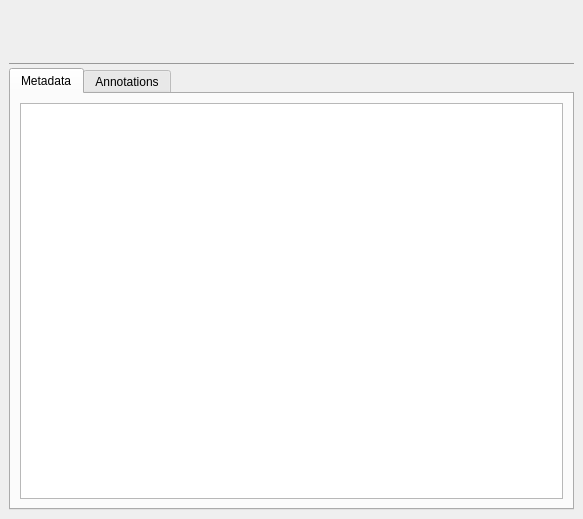
<?xml version="1.0" encoding="UTF-8"?>
<ui version="4.0">
 <class>InspectionItemWidget</class>
 <widget class="QDockWidget" name="InspectionItemWidget">
  <property name="geometry">
   <rect>
    <x>0</x>
    <y>0</y>
    <width>583</width>
    <height>519</height>
   </rect>
  </property>
  <property name="styleSheet">
   <string notr="true">QSplitter::handle:vertical {
	background-color: #999999;
	margin-top: 4px;
	margin-bottom: 4px;
}</string>
  </property>
  <property name="features">
   <set>QDockWidget::DockWidgetClosable</set>
  </property>
  <property name="allowedAreas">
   <set>Qt::NoDockWidgetArea</set>
  </property>
  <widget class="QWidget" name="dockWidgetContents">
   <layout class="QHBoxLayout" name="horizontalLayout">
    <item>
     <widget class="QSplitter" name="splitter">
      <property name="orientation">
       <enum>Qt::Vertical</enum>
      </property>
      <property name="handleWidth">
       <number>1</number>
      </property>
      <widget class="MeshViewWidget" name="meshWidget" native="true"/>
      <widget class="QTabWidget" name="tabWidget">
       <property name="currentIndex">
        <number>0</number>
       </property>
       <widget class="QWidget" name="metadataTab">
        <attribute name="title">
         <string>Metadata</string>
        </attribute>
        <layout class="QVBoxLayout" name="verticalLayout_2">
         <item>
          <widget class="QTreeView" name="metadataTreeView"/>
         </item>
        </layout>
       </widget>
       <widget class="QWidget" name="annotationTab">
        <attribute name="title">
         <string>Annotations</string>
        </attribute>
        <layout class="QVBoxLayout" name="verticalLayout">
         <item>
          <widget class="QListView" name="annotationsListView"/>
         </item>
         <item>
          <widget class="QWidget" name="annotationToolBar" native="true">
           <layout class="QHBoxLayout" name="horizontalLayout_2" stretch="0,0">
            <property name="spacing">
             <number>0</number>
            </property>
            <property name="leftMargin">
             <number>0</number>
            </property>
            <property name="topMargin">
             <number>0</number>
            </property>
            <property name="rightMargin">
             <number>0</number>
            </property>
            <property name="bottomMargin">
             <number>0</number>
            </property>
            <item>
             <widget class="QPushButton" name="deleteAnnotationButton">
              <property name="text">
               <string>Delete</string>
              </property>
             </widget>
            </item>
            <item>
             <spacer name="horizontalSpacer">
              <property name="orientation">
               <enum>Qt::Horizontal</enum>
              </property>
              <property name="sizeHint" stdset="0">
               <size>
                <width>40</width>
                <height>20</height>
               </size>
              </property>
             </spacer>
            </item>
           </layout>
          </widget>
         </item>
        </layout>
       </widget>
      </widget>
     </widget>
    </item>
   </layout>
  </widget>
 </widget>
 <customwidgets>
  <customwidget>
   <class>MeshViewWidget</class>
   <extends>QWidget</extends>
   <header>core/meshviewwidget.h</header>
   <container>1</container>
  </customwidget>
 </customwidgets>
 <resources/>
 <connections/>
</ui>
